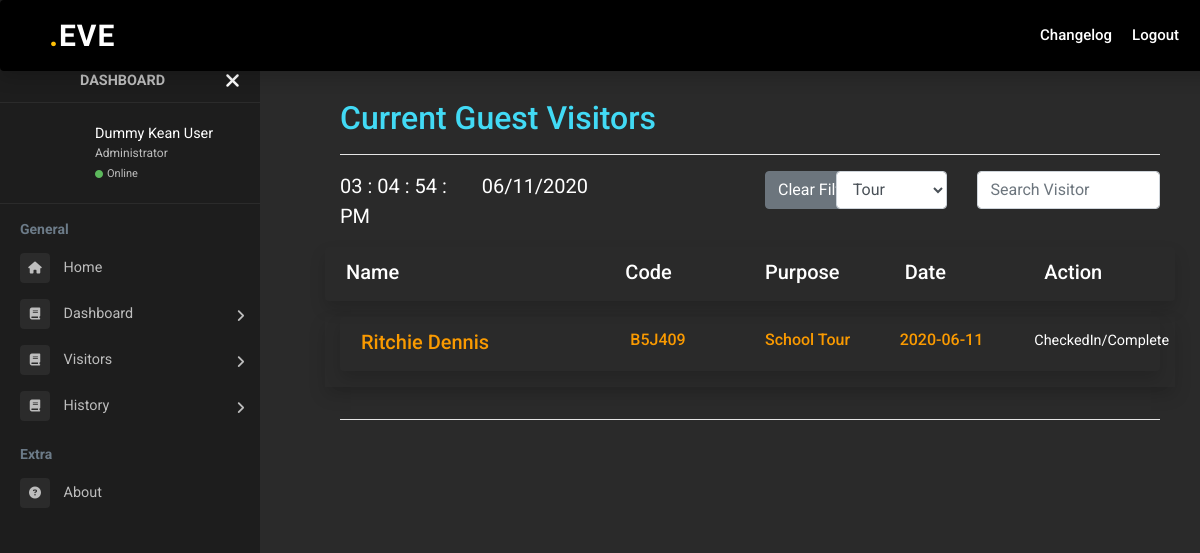
The app's page /eve/module-admin/admin-security/admin-security-visitors-guest.php (signed in) with its own data.
### tables this page shows
CREATE TABLE `guest_register` (
  `id` int(11) NOT NULL,
  `firstname` varchar(50) NOT NULL,
  `middlename` varchar(50) NOT NULL,
  `lastname` varchar(50) NOT NULL,
  `email` varchar(255) NOT NULL,
  `date` date NOT NULL,
  `purpose` varchar(50) NOT NULL,
  `idgiven` varchar(20) NOT NULL,
  `contactnum` varchar(11) NOT NULL,
  `guestcode` varchar(6) NOT NULL,
  `status` varchar(10) NOT NULL DEFAULT 'pending'
);

### eve/module-admin/admin-security/admin-security-visitors-guest.php (called while the page is built, shortened)
<?php
  require_once 'admin-view/header/header-welcome-login.php';
  require_once 'admin-view/navbar/navbar-admin.php';
  require_once 'admin-view/sidebar/sidebar-admin.php';
  require_once 'admin-view/content/content-admin-security-visitors-guests.php';
  require_once 'admin-view/footer/footer-main.php';
 ?>

### eve/module-admin/admin-security/admin-security-process/process-guests.php (the view, shortened to what this page needs)
<?php
  function getListing(){
    @include('../../library-process/connection.php');
    $query = 'SELECT * FROM guest_register WHERE date = ?';
    $pStatement = $conn->prepare($query);
    $dateNow = date('Y-m-d');
    $pStatement->bind_param('s', $dateNow);
    $pStatement->execute();
    $result = $pStatement->get_result();
    while($row = $result->fetch_assoc()){
      $action = null;
      if($row['status'] == 'checkedIn' || $row['status'] == 'complete')
        $action = 'CheckedIn/Complete';
      else {
        $action = '<a href="admin-security-dashboard.php?onCheckIn='.$row['guestcode'].'&type=guest" class="btn btn-secondary" style="margin-right:5px ">Check-In</a>';
      }
      echo '<div class="alert alert-shadow flex-column align-items-start shadow" role="alert">
              <div class="row">
                <div class="col-4">
                  <h5 class="mb-1" style=\'color:#fa9a00\'>'.$row['lastname'].' '.$row['firstname'].'</h5>
                </div>
                <div class="col-2">
                   <h6 style=\'color:#fa9a00\'>'.$row['guestcode'].'</h6>
                </div>
                <div class="col-2">
                  <h6 style=\'color:#fa9a00\'>'.$row['purpose'].'</h6>
                </div>
                <div class="col-2">
                  <h6 style=\'color:#fa9a00\'>'.$row['date'].'</h6>
                </div>
                <div class="col-1">
                  '.$action.'
                </div>
                <div class="col-1">
                </div>
              </div>
            </div>';
    }
  }
 ?>

### eve/module-admin/admin-event/admin-css/admin.css (style rules this page uses)
body { background-color: #2a2a2a; font-family: 'Roboto', sans-serif; color: white; overflow-x: hidden; }
body { font-size: 0.9rem; }

### records on screen
guest_register: lastname "Ritchie", firstname "Dennis", guestcode "B5J409", purpose "School Tour", date "2020-06-11", status "CheckedIn/Complete"
